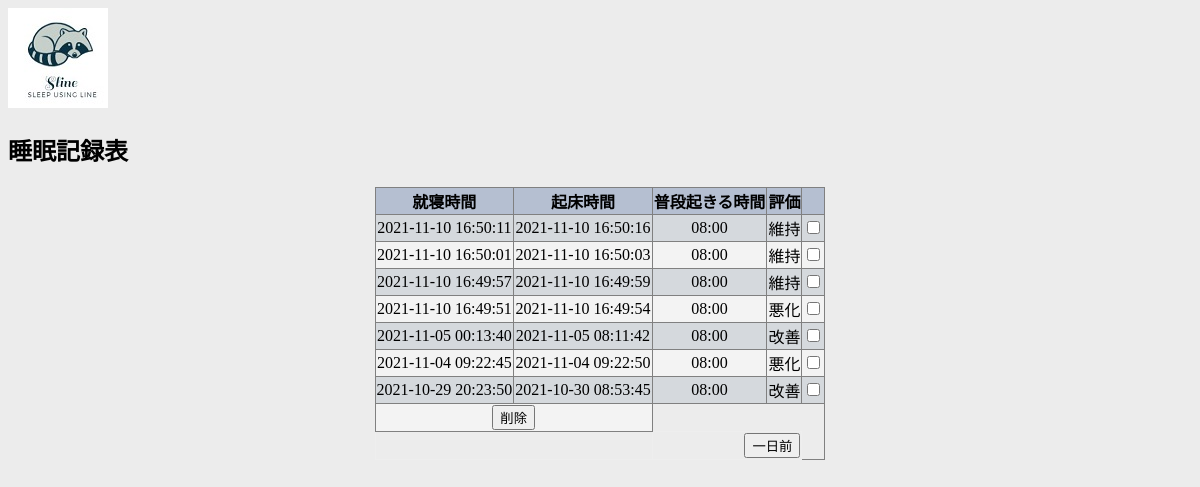
The page /sleep_table.php?profile_id=2 on the database its author committed.
### tables this page shows
CREATE TABLE `sleep` (
  `sleep_id` int(11) NOT NULL,
  `user_id` varchar(50) NOT NULL,
  `in_time` datetime(6) NOT NULL,
  `out_time` datetime(6) DEFAULT NULL,
  `wake_up_time` int(11) NOT NULL,
  `question` varchar(30) DEFAULT NULL
);

### sleep_table.php (the view, shortened to what this page needs)
<!DOCTYPE html>
<html lang="ja">
<head>
    <link rel="stylesheet" href="./css/table.css">
</head>
<body>
<div class="logoimg">
	<img src="./image/logo2.jpg">
    <h2 class="title">睡眠記録表</h2>
	</div>
    <?php
    require("return_id.php");
    $i = 0;
    $num = 0;
    if (isset($_GET["profile_id"])) {
        $user_id = ret_user_id((int)$_GET["profile_id"]);
    }
    try {
        $sql = "SELECT * FROM(SELECT * FROM sleep WHERE user_id=:user_id ORDER BY in_time desc LIMIT $num,8) as result";
        $sql_max = "SELECT * FROM(SELECT * FROM sleep WHERE user_id=:user_id ORDER BY in_time desc LIMIT 0,1) as maxresult";
        $sql_min = "SELECT * FROM(SELECT * FROM sleep WHERE user_id=:user_id ORDER BY in_time LIMIT 0,1) as minresult";
        $stm = $pdo->prepare($sql);
        $stm_max = $pdo->prepare($sql_max);
        $stm_min = $pdo->prepare($sql_min);
        $stm->bindValue(":user_id", $user_id, PDO::PARAM_STR);
        $stm_max->bindValue(":user_id", $user_id, PDO::PARAM_STR);
        $stm_min->bindValue(":user_id", $user_id, PDO::PARAM_STR);
        if ($stm_max->execute()) {
            $result_max = $stm_max->fetchAll(PDO::FETCH_ASSOC);
        }
        if ($stm_min->execute()) {
            $result_min = $stm_min->fetchAll(PDO::FETCH_ASSOC);
            $min_sleep_id = $result_min[0]["sleep_id"];
        }
        if ($stm->execute()) {
            $result = $stm->fetchAll(PDO::FETCH_ASSOC);
            if (count($result) > 0) {
                echo "<div class=buttan>";
                echo "<table border=1>";
                echo "<th>就寝時間</th><th>起床時間</th><th>普段起きる時間</th><th>評価</th><th></th>";
                foreach ($result as $value) {
                    $wake_up_time_hour = sprintf("%02d", (int)($value["wake_up_time"] / 60));
                    $wake_up_time_minutes = sprintf("%02d", (int)($value["wake_up_time"] % 60));
                    $in_time = explode(".",$value["in_time"]);
                    $out_time = explode(".",$value["out_time"]);
                    $sleep_id = $value["sleep_id"];
                    if (!($value["sleep_id"] == $min_sleep_id || $i >= 7)) {
                        $i += 1;
                        $sleep_out_time = strtotime($value["out_time"]);
                        $sleep_out_time_hour = date("H", $sleep_out_time);
                        $sleep_out_time_minutes = date("i", $sleep_out_time);
                        $sleep_out_time = (int)((int)$sleep_out_time_hour * 60 + (int)$sleep_out_time_minutes);
                        $sleep_out_time_pre = strtotime($result[$i]["out_time"]);
                        $sleep_out_time_pre_hour = date("H", $sleep_out_time_pre);
                        $sleep_out_time_pre_minutes = date("i", $sleep_out_time_pre);
                        $sleep_out_time_pre = (int)((int)$sleep_out_time_pre_hour * 60 + (int)$sleep_out_time_pre_minutes);
                        $msg_pre1 = abs($sleep_out_time - $value["wake_up_time"]);
                        $msg_pre2 = abs($sleep_out_time_pre - $result[$i]["wake_up_time"]);
                        $msg_abs = abs($msg_pre1 - $msg_pre2);
                        if($msg_abs < 10){
                            $msg = "維持";
                        }else {
                        if($msg_pre1 <= $msg_pre2){
                            $msg = "改善";
                        }else {
                            $msg = "悪化";
                        }
                    }
                        echo "<tr><td>$in_time[0]</td><td>$out_time[0]</td><td>$wake_up_time_hour:$wake_up_time_minutes</td><td>$msg</td>";
                        ?>
                        <form method="POST" action="delete_row.php">
                    <?php
                        echo "<td><input type=checkbox name=row$i value=$sleep_id></td>";
                    } else if ($value["sleep_id"] == $min_sleep_id && $i <= 6) {
                        echo "<tr><td>$in_time[0]</td><td>$out_time[0]</td><td>$wake_up_time_hour:$wake_up_time_minutes</td><td>最初</td>";
                        echo "<td><input type=checkbox name=row$i value=$sleep_id></td>";
                    }
                }
                echo "<tr><td colspan=2 class=delete>";
                echo "<input type=submit value=削除>";
                ?>
                </form>
                <?php
                echo "<tr><td colspan=2 class=remove>";
                echo "</td><td colspan=2 class=add>";
                if (count($result) == 8) {
                    if ($result[count($result) - 2]["sleep_id"] != $min_sleep_id) {
                        echo "<form method=POST action=sleep_table.php class=add>";
                        echo "<input type=submit value=一日前>";
                        echo "</form>";
                    }
                }
                echo "</td></table>";
                echo "</div>";
            } else {
                echo "データが一件も入力されていません";
            }
        }
    } catch (Exception $e) {
        echo 'エラーが発生しました。:' . $e->getMessage();
    }
    ?>
</body>
</html>

### css/table.css (style rules this page uses)
body { background-color: #ececec; }
table { margin: auto; border-collapse: collapse; text-align: center; }
table th { background-color: #b5bfd1; }
table tr { background-color: #F3F3F3; }
table tr:nth-child(even) { background-color: rgb(213, 217, 221); }
table tr:last-child { border: 0; background-color: #ececec; }
.remove { margin-left: auto; text-align: left; }
.add { margin-right: auto; text-align: right; }
.delete { margin: auto; text-align: center; }

### rows shown on the page
sleep: in_time "2021-11-10 16:50:11", out_time "2021-11-10 16:50:16", wake_up_time "08", wake_up_time "00", msg "維持"
sleep: in_time "2021-11-10 16:50:01", out_time "2021-11-10 16:50:03", wake_up_time "08", wake_up_time "00", msg "維持"
sleep: in_time "2021-11-10 16:49:57", out_time "2021-11-10 16:49:59", wake_up_time "08", wake_up_time "00", msg "維持"
sleep: in_time "2021-11-10 16:49:51", out_time "2021-11-10 16:49:54", wake_up_time "08", wake_up_time "00", msg "悪化"
sleep: in_time "2021-11-05 00:13:40", out_time "2021-11-05 08:11:42", wake_up_time "08", wake_up_time "00", msg "改善"
sleep: in_time "2021-11-04 09:22:45", out_time "2021-11-04 09:22:50", wake_up_time "08", wake_up_time "00", msg "悪化"
sleep: in_time "2021-10-29 20:23:50", out_time "2021-10-30 08:53:45", wake_up_time "08", wake_up_time "00", msg "改善"
